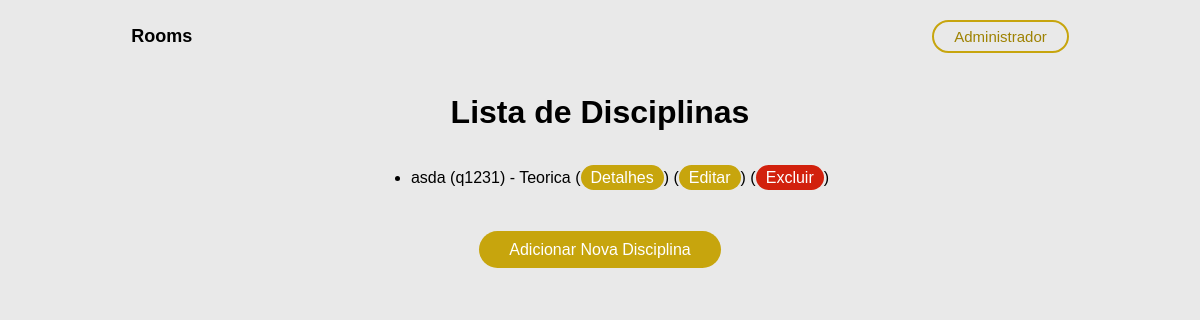
The page /disciplines/ on the database as committed earlier.
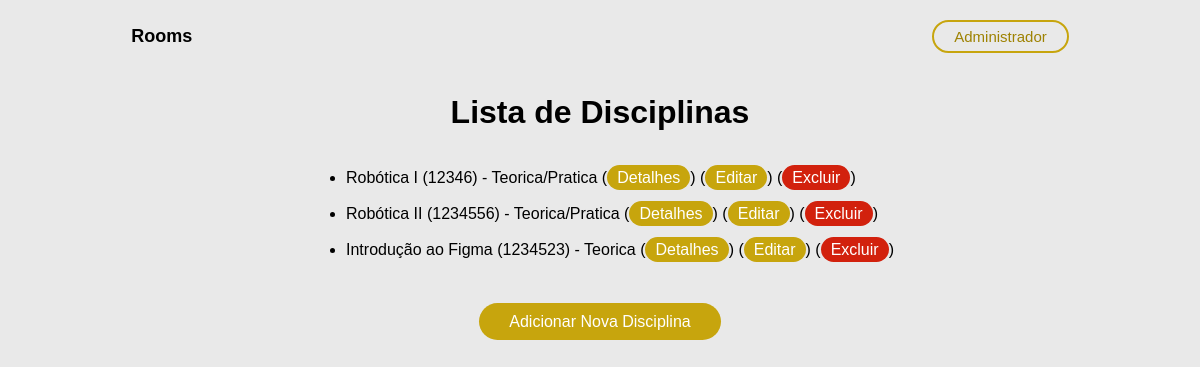
The same page on the database as committed later.
### core/models.py (models this page shows, shortened)
class Discipline(models.Model):
    discipline_id = models.AutoField(primary_key=True)
    discipline_name = models.CharField(max_length=30)
    discipline_code = models.CharField(max_length=10)
    discipline_mode = models.BooleanField(default=False)
    discipline_course = models.CharField(max_length=30)

### users/views.py (the view)
# urls.py: path('disciplines/', views.discipline_list, name='discipline_list'),
def discipline_list(request):
    disciplines = Discipline.objects.all()
    return render(request, 'discipline_list.html', {'disciplines': disciplines})

### templates/discipline_list.html (shortened to what this page needs)
{% load static %}
<!DOCTYPE html>
<html lang="en">
<head>
    <link rel="stylesheet" href="{% static 'css/list.css' %}" />
</head>
<body>
    <header>
        <div class="logo">Rooms</div>
        <div class="login">Administrador</div>
    </header>
    <h1>Lista de Disciplinas</h1>
    <div class="contentList">
        <ul>
            {% for discipline in disciplines %}
                <li>{{ discipline.discipline_name }} ({{ discipline.discipline_code }}) - {% if discipline.discipline_mode %}Teorica/Pratica{% else %}Teorica{% endif %}
                    (<a class="options" href="{% url 'discipline_detail' pk=discipline.pk %}">Detalhes</a>)
                    (<a class="options" href="{% url 'discipline_update' pk=discipline.pk %}">Editar</a>)
                    (<a class="optionsE" href="{% url 'discipline_delete' pk=discipline.pk %}">Excluir</a>)
                </li>
            <br>
            {% empty %}
                <li>Nenhuma disciplina encontrada.</li>
            {% endfor %}
        </ul>
    </div>
    <div class="alignA">
        <a class="return" href="{% url 'discipline_create' %}">Adicionar Nova Disciplina</a>
    </div>
</body>
</html>

Rows that differ between the two databases and show on the page:
removed Discipline: discipline_name "asda", discipline_code "q1231", discipline_mode "Teorica"
added Discipline: discipline_name "Robótica I", discipline_code "12346", discipline_mode "Teorica/Pratica"
added Discipline: discipline_name "Robótica II", discipline_code "1234556", discipline_mode "Teorica/Pratica"
added Discipline: discipline_name "Introdução ao Figma", discipline_code "1234523", discipline_mode "Teorica"
